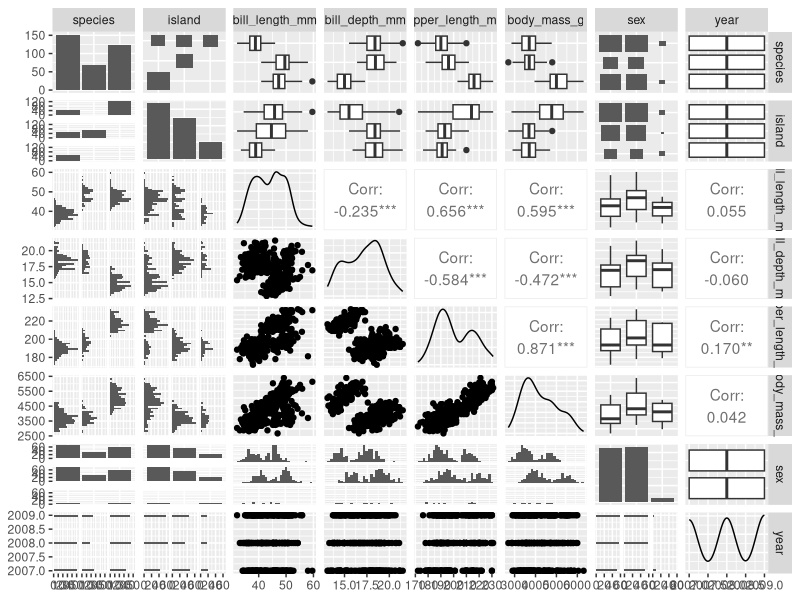
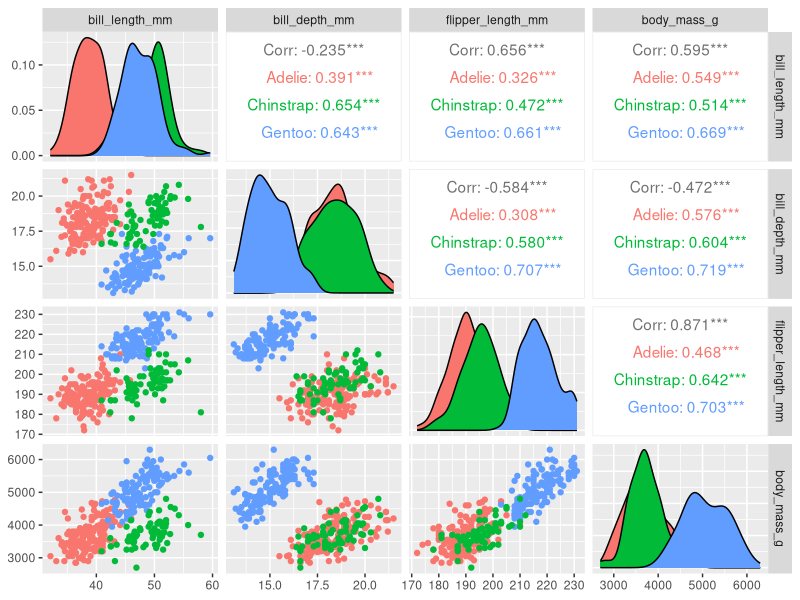
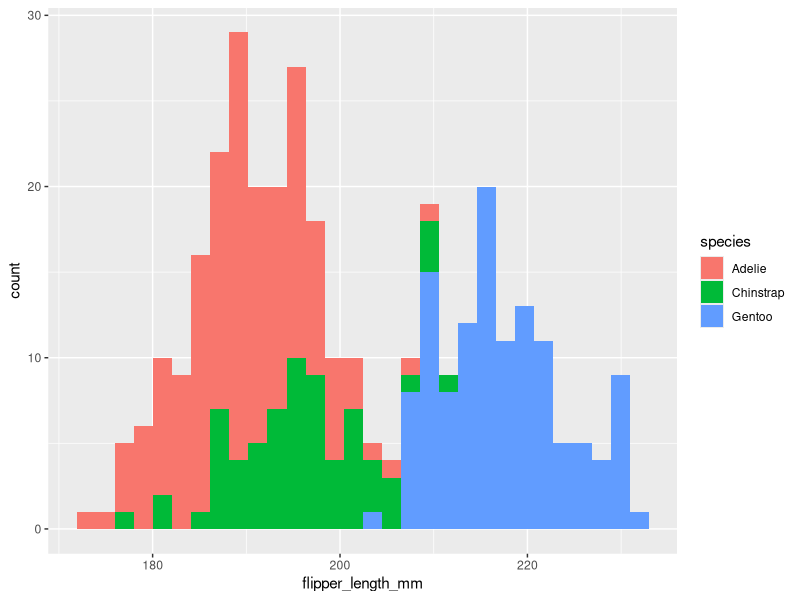

Generate these figures, in order, with R:
## ---- chunk 1
packages <- c("GGally", "skimr")
install.packages(packages)

# load libraries ----
library(GGally)
library(skimr)
library(palmerpenguins)
library(tidyverse)

# Always look at it ----
# View(penguins)

# Check the column names ----
names(penguins) 
## ---- chunk 2
# Check the dimensions ----
dim(penguins) 

# Get a summary ----
summary(penguins)

# Get a summary with {skimr} ----
skim(penguins)
## ---- chunk 3
# Print the first 6 rows ----
head(penguins)

# Print the last 6 rows ----
tail(penguins)
## ---- chunk 4
# Make a pairplot (sort of overwhelming with all data columns) ----
GGally::ggpairs(penguins)
## ---- chunk 5
# Make a pairsplot with a select number of columns and color by species ----
GGally::ggpairs(penguins, 
                columns = 3:6,
                ggplot2::aes(colour = species))
## ---- chunk 6
# Make a histogram of penguin flipper lengths ----
ggplot(data = penguins, aes(x = flipper_length_mm)) + geom_histogram(aes(fill = species))
